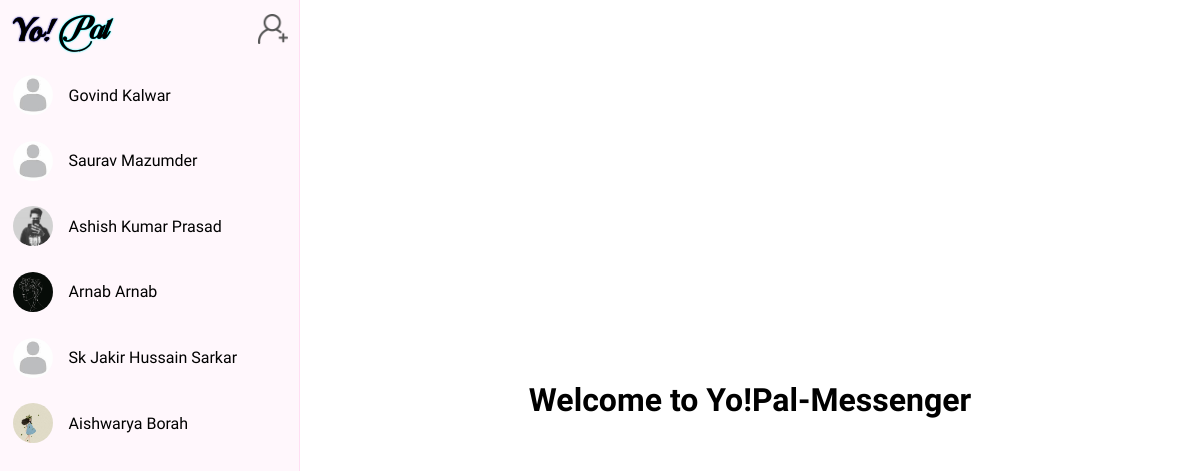
/YChat/index.php (signed in), run on the app's committed database.
### tables this page shows
CREATE TABLE `useraccount` (
  `Fname` varchar(100) DEFAULT NULL,
  `Lname` varchar(100) DEFAULT NULL,
  `Username` varchar(100) DEFAULT NULL,
  `Email` varchar(200) NOT NULL,
  `Password` varchar(100) DEFAULT NULL,
  `Date_of_birth` date DEFAULT NULL,
  `Gender` char(1) DEFAULT NULL,
  `Contact` bigint(10) NOT NULL,
  `DPsrc` varchar(300) DEFAULT NULL,
  `Followers` bigint(20) DEFAULT NULL,
  `Followings` bigint(20) DEFAULT NULL,
  `PostsCount` bigint(20) DEFAULT NULL,
  `DeletedPosts` bigint(20) DEFAULT NULL,
  `StoriesCount` bigint(20) DEFAULT NULL,
  `DeletedStories` bigint(20) DEFAULT NULL
);

### YChat/index.php (the view, shortened to what this page needs)
<!DOCTYPE html>
<html lang="en">
  <head>
    <link rel="stylesheet" href="../search/searchstyle.css?<?php echo time(); ?>" />
    <link rel="stylesheet" href="./style.css?<?php echo time(); ?>" />
  </head>
  <body>
    <?php
      require_once('../auth/check_login.php');
      if(isset($_SESSION['email'])){
      $me=$_SESSION['email'];
    }
    else{
      header('Location: ../auth/signin.php');
    }
    ?>
    <div class="container left" id="left">
      <div class="top">
        <a href="../">
        <div class="logo">
          <h2 class="logo1">Yo!</h2>
          <h2 class="logo2">Pal</h2>
        </div>
        </a>
        <div class="add">
          <img id="add" src="../Resources/images/useradd.png" alt="">
        </div>
      </div>
      <div class="user-list" id="user-list">
        <?php
        $query_id = "SELECT PairId, MAX(timestamp) AS latest_timestamp FROM chats WHERE sender = '$me' OR receiver ='$me' GROUP BY pairId order by latest_timestamp desc ";
        $result_id = $conn->query($query_id);
        if (mysqli_num_rows($result_id) >= 1) {
        while($row_id = mysqli_fetch_assoc($result_id)){
          $pair_id=$row_id["PairId"];
          $query_data = "select sender, receiver from chats where PairId='$pair_id' limit 1";
          $res_data = $conn->query($query_data);
          $row_data = mysqli_fetch_assoc($res_data);
          $user=$row_data['sender'];
          if($user==$me){
            $user=$row_data['receiver'];
          }
          $query_deep="select username, fname, lname, dpsrc from useraccount where email='$user'";
          $result_deep=$conn->query($query_deep);
          $row_deep=mysqli_fetch_assoc($result_deep);
          $userName = $row_deep['username'];
          $user_name = $row_deep['fname']." ".$row_deep['lname'];
          $dpsrc=$row_deep['dpsrc'];
          if($row_deep['dpsrc']==null){
            $dpsrc="../Resources/images/defaultDp.jpeg";
          }
          ?>
          <div class="user-tag" id="user<?php echo $userName;?>">
           <div class="profile-picture">
             <img src="../<?php echo $dpsrc ?>" alt="dp" />
           </div>
            <div class="name-last-text" id="last-text<?php echo $userName;?>">
              <p><?php echo $user_name; ?></p>
            </div>
          </div>
          <?php
        }
      }else{?>
      <center id="nochats"><h2>No Chats</h2></center>
        <?php
      }
        ?>
      </div>
    </div>
    <div class="container right" id="container-right">
       <h1>Welcome to Yo!Pal-Messenger</h1>
    </div>
  </body>
</html>

### search/searchstyle.css (style rules this page uses)
* { margin: 0; padding: 0; outline: 0; box-sizing: border-box; text-decoration: none; list-style: none; border: none; }

### YChat/style.css (style rules this page uses)
* { margin:0; padding: 0; font-family: philosopher; }
h1 { display: block; margin: auto; }
body { display: flex; }
.left { border-right: 1px solid rgb(255, 222, 243);; width: 25%; height: 100vh; display: flex; flex-direction: column; justify-content: space-between; background:rgb(255, 247, 252); }
.left .user-list { overflow-y: scroll; display: flex; flex-direction: column; justify-content: flex-start; height: 100%; }
.left .user-tag { margin: .3rem; padding: .5rem; display: flex; justify-content: flex-start; align-items: center; user-select: none; cursor: pointer; gap: 1rem; }
.left .user-tag .profile-picture { display: flex; align-items: center; justify-content: center; width: 40px; height: 40px; overflow: hidden; border-radius: 50%; }
.left .user-tag img { height: 100%; width: 100%; object-fit: cover; }
.left .name-last-text { width: 80%; }
.right { width: 75%; height: 100vh; display: flex; flex-direction: column; justify-content: space-between; }
.logo { display: flex; justify-content: space-evenly; align-items: center; }
.logo1 { font-size: 2rem; font-family: 'Playball', cursive; font: 'playball'; color: black; user-select: none; background-color: #000080; padding-left: .1rem; padding-right: .25rem; -webkit-text-stroke-color: transparent; -webkit-text-stroke-width: calc(.01em /16); background-clip: text; -webkit-background-clip: text; text-shadow: 0 0 2px #000080; }
.logo2 { font-size: 2rem; font-family: 'Daizen', sans-serif; font: 'Daizen'; color: black; user-select: none; background-color: aqua; padding-left: .135rem; padding-right: .3rem; -webkit-text-stroke-color: transparent; -webkit-text-stroke-width: calc(.01em /16); background-clip: text; -webkit-background-clip: text; text-shadow: 0 0 2px aqua; }
.top { margin: .2rem; padding: .5rem; display: flex; align-items: center; justify-content: space-between; }
.add img { width: 30px; }

### data on the page
useraccount: user_name "Govind Kalwar"
useraccount: user_name "Saurav Mazumder"
useraccount: DPsrc (picture), user_name "Ashish Kumar Prasad"
useraccount: DPsrc (picture), user_name "Arnab Arnab"
useraccount: user_name "Sk Jakir Hussain Sarkar"
useraccount: DPsrc (picture), user_name "Aishwarya Borah"
